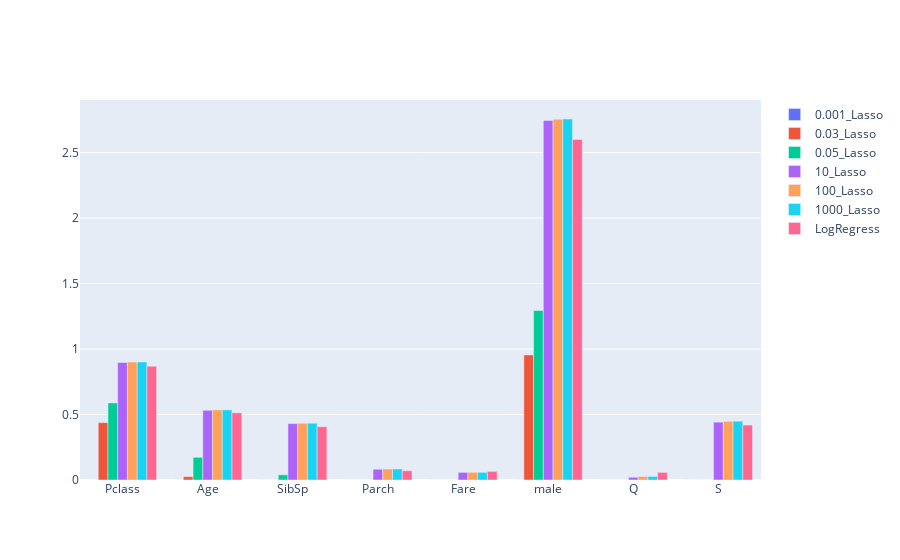

This figure's notebook cell:
### Code cell
finaldf = newdf.copy()
finaldf.reset_index(inplace=True)
display(finaldf.head())

import plotly.express as px
import plotly.graph_objects as go

finaldf.index = finaldf["Name"]

finaldf= finaldf.drop(["Name","index"],axis=1)
cols = finaldf.columns
display(finaldf)


print(cols)

fig = go.Figure(data=[
    
    go.Bar(name=index, x=cols, y=row.map(lambda x: abs(x))) for index,row in finaldf.iterrows()]
                )
fig.show()

### Figure 1 — Plotly figure (JSON) as saved in the notebook; plotly's stock layout.template omitted (floating-point values rounded to 4 significant figures)
{"data": [{"name": "0.001_Lasso", "type": "bar", "x": ["Pclass", "Age", "SibSp", "Parch", "Fare", "male", "Q", "S"], "y": [0, 0, 0, 0, 0, 0, 0, 0]}, {"name": "0.03_Lasso", "type": "bar", "x": ["Pclass", "Age", "SibSp", "Parch", "Fare", "male", "Q", "S"], "y": [0.4379, 0.02566, 0, 0, 0, 0.9546, 0, 0]}, {"name": "0.05_Lasso", "type": "bar", "x": ["Pclass", "Age", "SibSp", "Parch", "Fare", "male", "Q", "S"], "y": [0.5885, 0.1731, 0.03962, 0, 0, 1.294, 0, 0]}, {"name": "10_Lasso", "type": "bar", "x": ["Pclass", "Age", "SibSp", "Parch", "Fare", "male", "Q", "S"], "y": [0.8976, 0.5321, 0.4309, 0.08213, 0.05831, 2.746, 0.02112, 0.4417]}, {"name": "100_Lasso", "type": "bar", "x": ["Pclass", "Age", "SibSp", "Parch", "Fare", "male", "Q", "S"], "y": [0.9006, 0.5351, 0.4334, 0.0837, 0.05868, 2.755, 0.02651, 0.4482]}, {"name": "1000_Lasso", "type": "bar", "x": ["Pclass", "Age", "SibSp", "Parch", "Fare", "male", "Q", "S"], "y": [0.9009, 0.5354, 0.4337, 0.08386, 0.05872, 2.756, 0.02705, 0.4489]}, {"name": "LogRegress", "type": "bar", "x": ["Pclass", "Age", "SibSp", "Parch", "Fare", "male", "Q", "S"], "y": [0.8689, 0.513, 0.4072, 0.07091, 0.06615, 2.6, 0.05827, 0.4194]}], "layout": {}}
